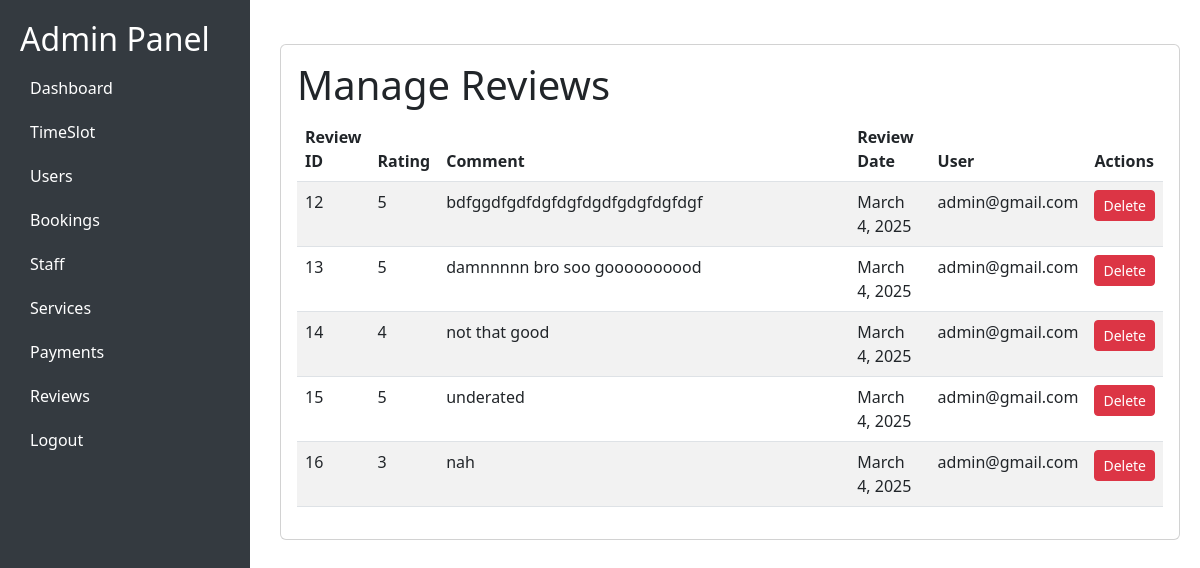
/admin-reviews/ (signed in), run on an earlier commit of the app's database.
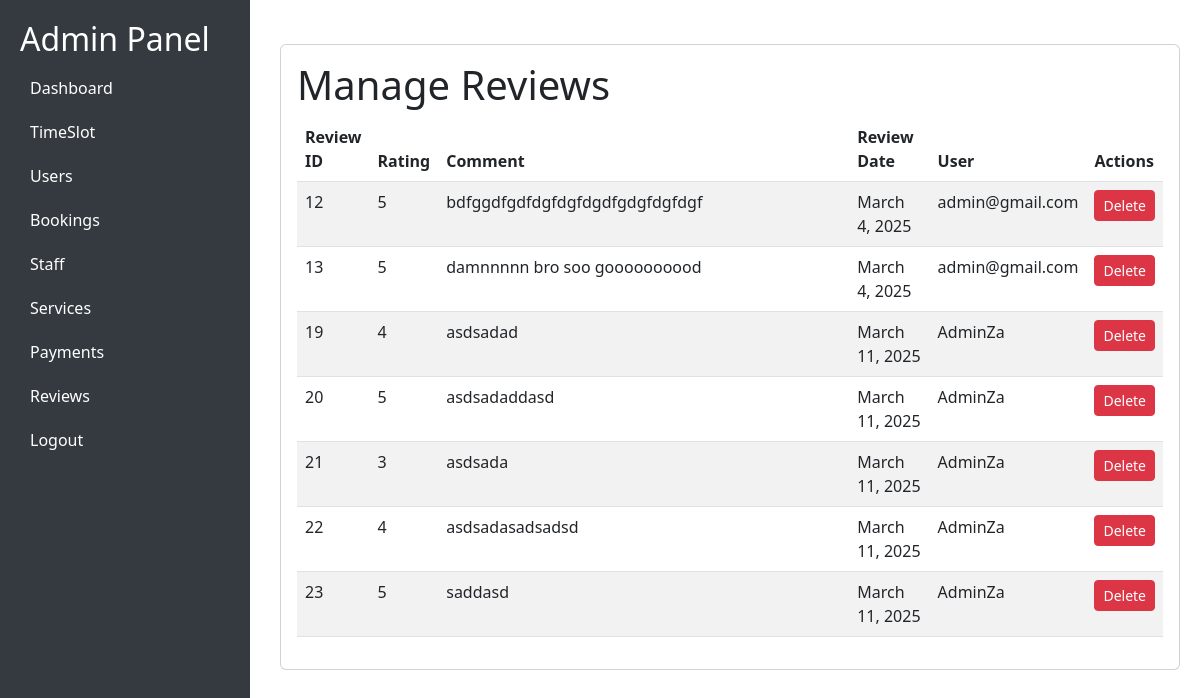
And on a later commit of the database.
### serviceApp/models.py (models this page shows)
class Review(models.Model):
    review_id = models.AutoField(primary_key=True)
    user = models.ForeignKey(settings.AUTH_USER_MODEL, on_delete=models.CASCADE)
    rating = models.IntegerField()
    comments = models.TextField(null=True, blank=True)
    review_date = models.DateField(default=datetime.date.today)

### loginApp/models.py (models this page shows, shortened)
class Customer(AbstractUser):
    email = models.EmailField(unique=True)
    phone = models.CharField(max_length=15, unique=True, null=False, blank=False)
    address = models.TextField(null=False, blank=False)
    birth_date = models.DateField(null=False, blank=False)
    last_login = models.DateTimeField(default=timezone.now)
    USERNAME_FIELD = 'email'
    REQUIRED_FIELDS = ['username', 'first_name', 'last_name', 'phone', 'address', 'birth_date']
    class Meta:
        verbose_name = 'Customer'
        verbose_name_plural = 'Customers'

### serviceApp/views.py (the view)
# urls.py: path('admin-reviews/', views.manage_reviews, name='admin_reviews'),
@user_passes_test(superuser_required)
def manage_reviews(request):
    reviews_list = Review.objects.all()
    return render(request, 'admin-reviews.html', {'reviews_list': reviews_list})

### serviceApp/views.py (called while the page is built)
def superuser_required(user):
    return user.is_superuser

### serviceApp/templates/admin-reviews.html (shortened to what this page needs)
<!DOCTYPE html>
<html lang="en">
<head>
    <link href="https://cdn.jsdelivr.net/npm/bootstrap@5.3.0/dist/css/bootstrap.min.css" rel="stylesheet">
</head>
<body>
    <div class="sidebar">
        <h2>Admin Panel</h2>
        <a href="/ad">Dashboard</a>
        <a href="/admin-timeslot">TimeSlot</a>
        <a href="/admin-users"> Users</a>
        <a href="/admin-bookings"> Bookings</a>
        <a href="/admin-employees"> Staff</a>
        <a href="/admin-services"> Services</a>
        <a href="/admin-payments">Payments</a>
        <a href="/admin-reviews">Reviews</a>
        <a href="{% url 'admin-login' %}">Logout</a>
    </div>
    <div class="content">
        <div class="card mt-4 p-3">
            <h1>Manage Reviews</h1>
            <table class="table table-striped">
                <thead>
                    <tr>
                        <th style="width:8%">Review ID</th>
                        <th style="width:5%">Rating</th>
                        <th style="width:60%">Comment</th>
                        <th style="width:10%">Review Date</th>
                        <th style="width:10%">User</th>
                        <th style="width:7%">Actions</th>
                    </tr>
                </thead>
                <tbody>
                    {% for review in reviews_list %}
                    <tr>
                        <td>{{ review.review_id }}</td>
                        <td>{{ review.rating }}</td>
                        <td>{{ review.comments }}</td>
                        <td>{{ review.review_date }}</td>
                        <td>{{ review.user.username }}</td>
                        <td>
                            <a href="{% url 'delete_review' review.review_id %}" class="btn btn-danger btn-sm" onclick="return confirm('Are you sure you want to delete this review?')">Delete</a>
                        </td>
                    </tr>
                    {% empty %}
                    <tr>
                        <td colspan="6" class="text-center">No reviews found.</td>
                    </tr>
                    {% endfor %}
                </tbody>
            </table>
        </div>
    </div>
</body>
</html>

### serviceApp/templates/admin-reviews.html (style rules this page uses)
body { display: flex; }
.sidebar { width: 250px; height: 100vh; background: #343a40; padding: 20px; color: white; position: fixed; }
.content { margin-left: 260px; padding: 20px; width: 100%; }
.sidebar a { color: white; display: block; padding: 10px; text-decoration: none; }

What changed in the data, as far as the page shows it:
removed Review: review_id "14", rating "4", comments "not that good", review_date "March 4, 2025", user.username "admin@gmail.com"
removed Review: review_id "15", rating "5", comments "underated", review_date "March 4, 2025", user.username "admin@gmail.com"
removed Review: review_id "16", rating "3", comments "nah", review_date "March 4, 2025", user.username "admin@gmail.com"
added Review: review_id "19", rating "4", comments "asdsadad", review_date "March 11, 2025", user.username "AdminZa"
added Review: review_id "20", rating "5", comments "asdsadaddasd", review_date "March 11, 2025", user.username "AdminZa"
added Review: review_id "21", rating "3", comments "asdsada", review_date "March 11, 2025", user.username "AdminZa"
added Review: review_id "22", rating "4", comments "asdsadasadsadsd", review_date "March 11, 2025", user.username "AdminZa"
added Review: review_id "23", rating "5", comments "saddasd", review_date "March 11, 2025", user.username "AdminZa"
